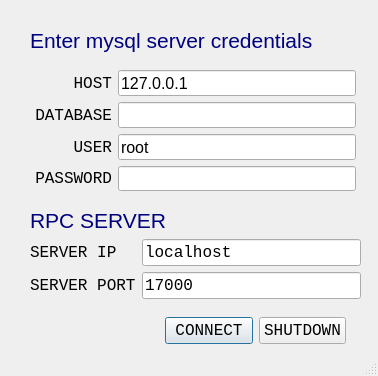
<?xml version="1.0" encoding="UTF-8"?>
<ui version="4.0">
 <class>Dialog</class>
 <widget class="QDialog" name="Dialog">
  <property name="windowModality">
   <enum>Qt::WindowModal</enum>
  </property>
  <property name="geometry">
   <rect>
    <x>0</x>
    <y>0</y>
    <width>378</width>
    <height>376</height>
   </rect>
  </property>
  <property name="maximumSize">
   <size>
    <width>600</width>
    <height>600</height>
   </size>
  </property>
  <property name="windowTitle">
   <string>Server Login</string>
  </property>
  <property name="sizeGripEnabled">
   <bool>true</bool>
  </property>
  <property name="modal">
   <bool>true</bool>
  </property>
  <widget class="QWidget" name="gridLayoutWidget">
   <property name="geometry">
    <rect>
     <x>30</x>
     <y>70</y>
     <width>331</width>
     <height>121</height>
    </rect>
   </property>
   <layout class="QGridLayout" name="gridLayout">
    <property name="leftMargin">
     <number>5</number>
    </property>
    <property name="rightMargin">
     <number>5</number>
    </property>
    <item row="3" column="0">
     <widget class="QLabel" name="pass_label">
      <property name="font">
       <font>
        <family>Consolas</family>
        <pointsize>12</pointsize>
       </font>
      </property>
      <property name="text">
       <string>PASSWORD</string>
      </property>
      <property name="alignment">
       <set>Qt::AlignRight|Qt::AlignTrailing|Qt::AlignVCenter</set>
      </property>
     </widget>
    </item>
    <item row="0" column="0">
     <widget class="QLabel" name="host_label">
      <property name="font">
       <font>
        <family>Consolas</family>
        <pointsize>12</pointsize>
       </font>
      </property>
      <property name="text">
       <string>HOST</string>
      </property>
      <property name="alignment">
       <set>Qt::AlignRight|Qt::AlignTrailing|Qt::AlignVCenter</set>
      </property>
     </widget>
    </item>
    <item row="0" column="1">
     <widget class="QLineEdit" name="host">
      <property name="font">
       <font>
        <pointsize>12</pointsize>
       </font>
      </property>
      <property name="text">
       <string>127.0.0.1</string>
      </property>
      <property name="clearButtonEnabled">
       <bool>false</bool>
      </property>
     </widget>
    </item>
    <item row="1" column="1">
     <widget class="QLineEdit" name="database">
      <property name="font">
       <font>
        <pointsize>12</pointsize>
       </font>
      </property>
      <property name="clearButtonEnabled">
       <bool>false</bool>
      </property>
     </widget>
    </item>
    <item row="2" column="1">
     <widget class="QLineEdit" name="user">
      <property name="font">
       <font>
        <pointsize>12</pointsize>
       </font>
      </property>
      <property name="text">
       <string>root</string>
      </property>
      <property name="clearButtonEnabled">
       <bool>false</bool>
      </property>
     </widget>
    </item>
    <item row="2" column="0">
     <widget class="QLabel" name="user_label">
      <property name="font">
       <font>
        <family>Consolas</family>
        <pointsize>12</pointsize>
       </font>
      </property>
      <property name="text">
       <string>USER</string>
      </property>
      <property name="alignment">
       <set>Qt::AlignRight|Qt::AlignTrailing|Qt::AlignVCenter</set>
      </property>
     </widget>
    </item>
    <item row="1" column="0">
     <widget class="QLabel" name="db_label">
      <property name="font">
       <font>
        <family>Consolas</family>
        <pointsize>12</pointsize>
       </font>
      </property>
      <property name="text">
       <string>DATABASE</string>
      </property>
      <property name="alignment">
       <set>Qt::AlignRight|Qt::AlignTrailing|Qt::AlignVCenter</set>
      </property>
     </widget>
    </item>
    <item row="3" column="1">
     <widget class="QLineEdit" name="password">
      <property name="font">
       <font>
        <pointsize>12</pointsize>
       </font>
      </property>
      <property name="echoMode">
       <enum>QLineEdit::Password</enum>
      </property>
      <property name="clearButtonEnabled">
       <bool>false</bool>
      </property>
     </widget>
    </item>
   </layout>
  </widget>
  <widget class="QLabel" name="title_label">
   <property name="geometry">
    <rect>
     <x>30</x>
     <y>20</y>
     <width>451</width>
     <height>41</height>
    </rect>
   </property>
   <property name="font">
    <font>
     <pointsize>16</pointsize>
     <weight>50</weight>
     <bold>false</bold>
    </font>
   </property>
   <property name="styleSheet">
    <string notr="true">color: rgb(0, 0, 127);</string>
   </property>
   <property name="text">
    <string>Enter mysql server credentials </string>
   </property>
   <property name="margin">
    <number>8</number>
   </property>
  </widget>
  <widget class="QWidget" name="horizontalLayoutWidget">
   <property name="geometry">
    <rect>
     <x>160</x>
     <y>310</y>
     <width>191</width>
     <height>41</height>
    </rect>
   </property>
   <layout class="QHBoxLayout" name="horizontalLayout">
    <property name="leftMargin">
     <number>5</number>
    </property>
    <property name="rightMargin">
     <number>5</number>
    </property>
    <item>
     <widget class="QPushButton" name="btnConnect">
      <property name="font">
       <font>
        <family>Consolas</family>
        <pointsize>12</pointsize>
       </font>
      </property>
      <property name="cursor">
       <cursorShape>PointingHandCursor</cursorShape>
      </property>
      <property name="text">
       <string>CONNECT</string>
      </property>
     </widget>
    </item>
    <item>
     <widget class="QPushButton" name="btnShutdown">
      <property name="font">
       <font>
        <family>Consolas</family>
        <pointsize>12</pointsize>
       </font>
      </property>
      <property name="cursor">
       <cursorShape>PointingHandCursor</cursorShape>
      </property>
      <property name="text">
       <string>SHUTDOWN</string>
      </property>
     </widget>
    </item>
   </layout>
  </widget>
  <widget class="QWidget" name="gridLayoutWidget_2">
   <property name="geometry">
    <rect>
     <x>30</x>
     <y>239</y>
     <width>331</width>
     <height>61</height>
    </rect>
   </property>
   <layout class="QGridLayout" name="gridLayout_2">
    <item row="0" column="1">
     <widget class="QLineEdit" name="server_ip">
      <property name="font">
       <font>
        <family>Consolas</family>
        <pointsize>12</pointsize>
       </font>
      </property>
      <property name="text">
       <string>localhost</string>
      </property>
      <property name="clearButtonEnabled">
       <bool>false</bool>
      </property>
     </widget>
    </item>
    <item row="0" column="0">
     <widget class="QLabel" name="ip_label">
      <property name="font">
       <font>
        <family>Consolas</family>
        <pointsize>12</pointsize>
       </font>
      </property>
      <property name="text">
       <string>SERVER IP</string>
      </property>
     </widget>
    </item>
    <item row="1" column="0">
     <widget class="QLabel" name="port_label">
      <property name="font">
       <font>
        <family>Consolas</family>
        <pointsize>12</pointsize>
       </font>
      </property>
      <property name="text">
       <string>SERVER PORT</string>
      </property>
     </widget>
    </item>
    <item row="1" column="1">
     <widget class="QLineEdit" name="server_port">
      <property name="font">
       <font>
        <family>Consolas</family>
        <pointsize>12</pointsize>
       </font>
      </property>
      <property name="text">
       <string>17000</string>
      </property>
      <property name="clearButtonEnabled">
       <bool>false</bool>
      </property>
     </widget>
    </item>
   </layout>
  </widget>
  <widget class="QLabel" name="title_label_2">
   <property name="geometry">
    <rect>
     <x>30</x>
     <y>200</y>
     <width>451</width>
     <height>41</height>
    </rect>
   </property>
   <property name="font">
    <font>
     <pointsize>16</pointsize>
     <weight>50</weight>
     <bold>false</bold>
    </font>
   </property>
   <property name="styleSheet">
    <string notr="true">color: rgb(0, 0, 127);</string>
   </property>
   <property name="text">
    <string>RPC SERVER</string>
   </property>
   <property name="margin">
    <number>8</number>
   </property>
  </widget>
 </widget>
 <tabstops>
  <tabstop>host</tabstop>
  <tabstop>database</tabstop>
  <tabstop>user</tabstop>
  <tabstop>password</tabstop>
  <tabstop>server_ip</tabstop>
  <tabstop>server_port</tabstop>
  <tabstop>btnConnect</tabstop>
  <tabstop>btnShutdown</tabstop>
 </tabstops>
 <resources/>
 <connections/>
</ui>
